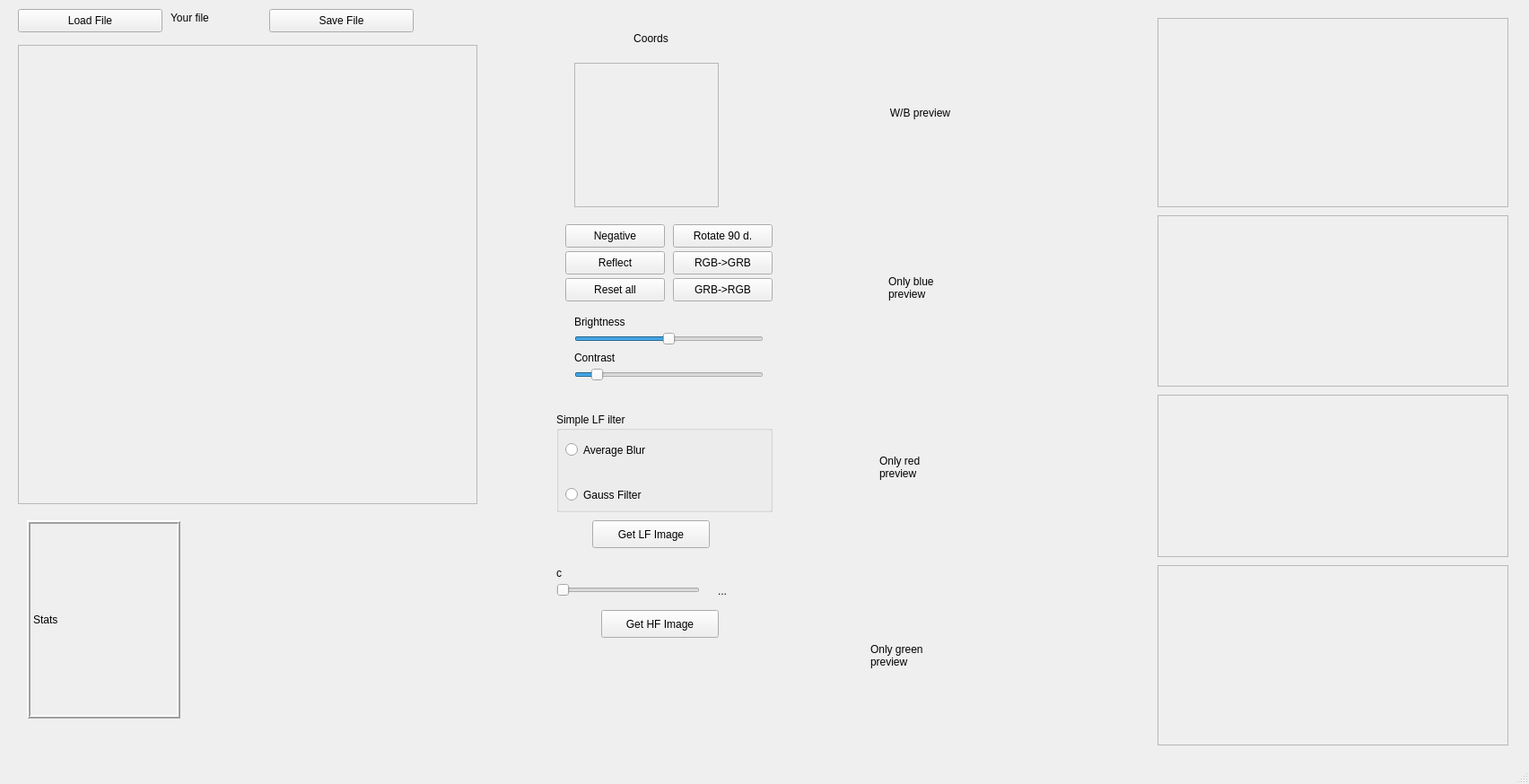
<?xml version="1.0" encoding="UTF-8"?>
<ui version="4.0">
 <class>Imchanger</class>
 <widget class="QMainWindow" name="Imchanger">
  <property name="geometry">
   <rect>
    <x>0</x>
    <y>0</y>
    <width>1704</width>
    <height>874</height>
   </rect>
  </property>
  <property name="windowTitle">
   <string>MainWindow</string>
  </property>
  <widget class="QWidget" name="centralwidget">
   <widget class="QFrame" name="img_frame">
    <property name="geometry">
     <rect>
      <x>20</x>
      <y>50</y>
      <width>512</width>
      <height>512</height>
     </rect>
    </property>
    <property name="frameShape">
     <enum>QFrame::Shape::StyledPanel</enum>
    </property>
    <property name="frameShadow">
     <enum>QFrame::Shadow::Raised</enum>
    </property>
   </widget>
   <widget class="QLabel" name="filename_label">
    <property name="geometry">
     <rect>
      <x>190</x>
      <y>10</y>
      <width>161</width>
      <height>20</height>
     </rect>
    </property>
    <property name="text">
     <string>Your file</string>
    </property>
    <property name="alignment">
     <set>Qt::AlignmentFlag::AlignLeading|Qt::AlignmentFlag::AlignLeft|Qt::AlignmentFlag::AlignVCenter</set>
    </property>
   </widget>
   <widget class="QPushButton" name="load_button">
    <property name="geometry">
     <rect>
      <x>20</x>
      <y>10</y>
      <width>161</width>
      <height>26</height>
     </rect>
    </property>
    <property name="text">
     <string>Load File</string>
    </property>
   </widget>
   <widget class="QFrame" name="gray_frame">
    <property name="geometry">
     <rect>
      <x>1070</x>
      <y>20</y>
      <width>201</width>
      <height>211</height>
     </rect>
    </property>
   </widget>
   <widget class="QLabel" name="gray_text">
    <property name="geometry">
     <rect>
      <x>990</x>
      <y>80</y>
      <width>71</width>
      <height>91</height>
     </rect>
    </property>
    <property name="text">
     <string>W/B preview</string>
    </property>
    <property name="alignment">
     <set>Qt::AlignmentFlag::AlignCenter</set>
    </property>
    <property name="wordWrap">
     <bool>true</bool>
    </property>
   </widget>
   <widget class="QLabel" name="red_text">
    <property name="geometry">
     <rect>
      <x>980</x>
      <y>500</y>
      <width>66</width>
      <height>41</height>
     </rect>
    </property>
    <property name="text">
     <string>Only red preview</string>
    </property>
    <property name="wordWrap">
     <bool>true</bool>
    </property>
   </widget>
   <widget class="QLabel" name="blue_text">
    <property name="geometry">
     <rect>
      <x>990</x>
      <y>300</y>
      <width>66</width>
      <height>41</height>
     </rect>
    </property>
    <property name="text">
     <string>Only blue preview</string>
    </property>
    <property name="wordWrap">
     <bool>true</bool>
    </property>
   </widget>
   <widget class="QLabel" name="green_text">
    <property name="geometry">
     <rect>
      <x>970</x>
      <y>710</y>
      <width>81</width>
      <height>41</height>
     </rect>
    </property>
    <property name="text">
     <string>Only green preview</string>
    </property>
    <property name="wordWrap">
     <bool>true</bool>
    </property>
   </widget>
   <widget class="QFrame" name="red_frame">
    <property name="geometry">
     <rect>
      <x>1070</x>
      <y>440</y>
      <width>201</width>
      <height>181</height>
     </rect>
    </property>
   </widget>
   <widget class="QFrame" name="blue_frame">
    <property name="geometry">
     <rect>
      <x>1070</x>
      <y>240</y>
      <width>201</width>
      <height>191</height>
     </rect>
    </property>
   </widget>
   <widget class="QFrame" name="green_frame">
    <property name="geometry">
     <rect>
      <x>1070</x>
      <y>630</y>
      <width>201</width>
      <height>201</height>
     </rect>
    </property>
   </widget>
   <widget class="QFrame" name="cursor_frame">
    <property name="geometry">
     <rect>
      <x>640</x>
      <y>70</y>
      <width>161</width>
      <height>161</height>
     </rect>
    </property>
    <property name="frameShape">
     <enum>QFrame::Shape::StyledPanel</enum>
    </property>
    <property name="frameShadow">
     <enum>QFrame::Shadow::Raised</enum>
    </property>
   </widget>
   <widget class="QFrame" name="gray_hist">
    <property name="geometry">
     <rect>
      <x>1290</x>
      <y>20</y>
      <width>391</width>
      <height>211</height>
     </rect>
    </property>
    <property name="frameShape">
     <enum>QFrame::Shape::StyledPanel</enum>
    </property>
    <property name="frameShadow">
     <enum>QFrame::Shadow::Raised</enum>
    </property>
   </widget>
   <widget class="QFrame" name="blue_hist">
    <property name="geometry">
     <rect>
      <x>1290</x>
      <y>240</y>
      <width>391</width>
      <height>191</height>
     </rect>
    </property>
    <property name="frameShape">
     <enum>QFrame::Shape::StyledPanel</enum>
    </property>
    <property name="frameShadow">
     <enum>QFrame::Shadow::Raised</enum>
    </property>
   </widget>
   <widget class="QFrame" name="red_hist">
    <property name="geometry">
     <rect>
      <x>1290</x>
      <y>440</y>
      <width>391</width>
      <height>181</height>
     </rect>
    </property>
    <property name="frameShape">
     <enum>QFrame::Shape::StyledPanel</enum>
    </property>
    <property name="frameShadow">
     <enum>QFrame::Shadow::Raised</enum>
    </property>
   </widget>
   <widget class="QFrame" name="green_hist">
    <property name="geometry">
     <rect>
      <x>1290</x>
      <y>630</y>
      <width>391</width>
      <height>201</height>
     </rect>
    </property>
    <property name="frameShape">
     <enum>QFrame::Shape::StyledPanel</enum>
    </property>
    <property name="frameShadow">
     <enum>QFrame::Shadow::Raised</enum>
    </property>
   </widget>
   <widget class="QLabel" name="coords_label">
    <property name="geometry">
     <rect>
      <x>650</x>
      <y>17</y>
      <width>151</width>
      <height>51</height>
     </rect>
    </property>
    <property name="text">
     <string>Coords</string>
    </property>
    <property name="alignment">
     <set>Qt::AlignmentFlag::AlignCenter</set>
    </property>
   </widget>
   <widget class="QPushButton" name="lf_simple_button">
    <property name="geometry">
     <rect>
      <x>660</x>
      <y>580</y>
      <width>131</width>
      <height>31</height>
     </rect>
    </property>
    <property name="text">
     <string>Get LF Image</string>
    </property>
   </widget>
   <widget class="QPushButton" name="hf_simple_button">
    <property name="geometry">
     <rect>
      <x>670</x>
      <y>680</y>
      <width>131</width>
      <height>31</height>
     </rect>
    </property>
    <property name="text">
     <string>Get HF Image</string>
    </property>
   </widget>
   <widget class="QSlider" name="c_slider">
    <property name="geometry">
     <rect>
      <x>620</x>
      <y>650</y>
      <width>160</width>
      <height>16</height>
     </rect>
    </property>
    <property name="tabletTracking">
     <bool>true</bool>
    </property>
    <property name="minimum">
     <number>1</number>
    </property>
    <property name="maximum">
     <number>100</number>
    </property>
    <property name="singleStep">
     <number>1</number>
    </property>
    <property name="pageStep">
     <number>0</number>
    </property>
    <property name="value">
     <number>1</number>
    </property>
    <property name="orientation">
     <enum>Qt::Orientation::Horizontal</enum>
    </property>
   </widget>
   <widget class="QLabel" name="label">
    <property name="geometry">
     <rect>
      <x>620</x>
      <y>630</y>
      <width>21</width>
      <height>18</height>
     </rect>
    </property>
    <property name="text">
     <string>c</string>
    </property>
   </widget>
   <widget class="QPushButton" name="save_button">
    <property name="geometry">
     <rect>
      <x>300</x>
      <y>10</y>
      <width>161</width>
      <height>26</height>
     </rect>
    </property>
    <property name="text">
     <string>Save File</string>
    </property>
   </widget>
   <widget class="QPushButton" name="reset_button">
    <property name="geometry">
     <rect>
      <x>630</x>
      <y>310</y>
      <width>111</width>
      <height>26</height>
     </rect>
    </property>
    <property name="text">
     <string>Reset all</string>
    </property>
   </widget>
   <widget class="QPushButton" name="negative_button">
    <property name="geometry">
     <rect>
      <x>630</x>
      <y>250</y>
      <width>111</width>
      <height>26</height>
     </rect>
    </property>
    <property name="text">
     <string>Negative</string>
    </property>
   </widget>
   <widget class="QPushButton" name="rotate_90_button">
    <property name="geometry">
     <rect>
      <x>750</x>
      <y>250</y>
      <width>111</width>
      <height>26</height>
     </rect>
    </property>
    <property name="text">
     <string>Rotate 90 d.</string>
    </property>
   </widget>
   <widget class="QPushButton" name="rgb_to_grb_button">
    <property name="geometry">
     <rect>
      <x>750</x>
      <y>280</y>
      <width>111</width>
      <height>26</height>
     </rect>
    </property>
    <property name="text">
     <string>RGB-&gt;GRB</string>
    </property>
   </widget>
   <widget class="QPushButton" name="reflect_by_v_button">
    <property name="geometry">
     <rect>
      <x>630</x>
      <y>280</y>
      <width>111</width>
      <height>26</height>
     </rect>
    </property>
    <property name="text">
     <string>Reflect</string>
    </property>
   </widget>
   <widget class="QPushButton" name="grb_to_rgb_button">
    <property name="geometry">
     <rect>
      <x>750</x>
      <y>310</y>
      <width>111</width>
      <height>26</height>
     </rect>
    </property>
    <property name="text">
     <string>GRB-&gt;RGB</string>
    </property>
   </widget>
   <widget class="QSlider" name="brightness_slider">
    <property name="geometry">
     <rect>
      <x>640</x>
      <y>370</y>
      <width>211</width>
      <height>16</height>
     </rect>
    </property>
    <property name="tabletTracking">
     <bool>true</bool>
    </property>
    <property name="minimum">
     <number>-128</number>
    </property>
    <property name="maximum">
     <number>127</number>
    </property>
    <property name="singleStep">
     <number>1</number>
    </property>
    <property name="pageStep">
     <number>0</number>
    </property>
    <property name="value">
     <number>0</number>
    </property>
    <property name="orientation">
     <enum>Qt::Orientation::Horizontal</enum>
    </property>
   </widget>
   <widget class="QSlider" name="contrast_slider">
    <property name="geometry">
     <rect>
      <x>640</x>
      <y>410</y>
      <width>211</width>
      <height>16</height>
     </rect>
    </property>
    <property name="tabletTracking">
     <bool>true</bool>
    </property>
    <property name="minimum">
     <number>1</number>
    </property>
    <property name="maximum">
     <number>100</number>
    </property>
    <property name="singleStep">
     <number>1</number>
    </property>
    <property name="pageStep">
     <number>0</number>
    </property>
    <property name="value">
     <number>10</number>
    </property>
    <property name="orientation">
     <enum>Qt::Orientation::Horizontal</enum>
    </property>
   </widget>
   <widget class="QLabel" name="label_2">
    <property name="geometry">
     <rect>
      <x>640</x>
      <y>390</y>
      <width>101</width>
      <height>18</height>
     </rect>
    </property>
    <property name="text">
     <string>Contrast</string>
    </property>
   </widget>
   <widget class="QLabel" name="label_3">
    <property name="geometry">
     <rect>
      <x>640</x>
      <y>350</y>
      <width>101</width>
      <height>18</height>
     </rect>
    </property>
    <property name="text">
     <string>Brightness</string>
    </property>
   </widget>
   <widget class="QLabel" name="brightness_label">
    <property name="geometry">
     <rect>
      <x>860</x>
      <y>370</y>
      <width>131</width>
      <height>18</height>
     </rect>
    </property>
    <property name="text">
     <string/>
    </property>
   </widget>
   <widget class="QLabel" name="contrast_label">
    <property name="geometry">
     <rect>
      <x>860</x>
      <y>410</y>
      <width>141</width>
      <height>18</height>
     </rect>
    </property>
    <property name="text">
     <string/>
    </property>
   </widget>
   <widget class="QLabel" name="stats_label">
    <property name="geometry">
     <rect>
      <x>30</x>
      <y>580</y>
      <width>171</width>
      <height>221</height>
     </rect>
    </property>
    <property name="frameShape">
     <enum>QFrame::Shape::Box</enum>
    </property>
    <property name="frameShadow">
     <enum>QFrame::Shadow::Raised</enum>
    </property>
    <property name="lineWidth">
     <number>2</number>
    </property>
    <property name="text">
     <string>Stats</string>
    </property>
   </widget>
   <widget class="QGroupBox" name="groupBox">
    <property name="geometry">
     <rect>
      <x>620</x>
      <y>460</y>
      <width>241</width>
      <height>111</height>
     </rect>
    </property>
    <property name="title">
     <string>Simple LF ilter</string>
    </property>
    <widget class="QRadioButton" name="average_blur_rbutton">
     <property name="geometry">
      <rect>
       <x>10</x>
       <y>30</y>
       <width>110</width>
       <height>23</height>
      </rect>
     </property>
     <property name="layoutDirection">
      <enum>Qt::LayoutDirection::LeftToRight</enum>
     </property>
     <property name="text">
      <string>Average Blur</string>
     </property>
    </widget>
    <widget class="QRadioButton" name="gauss_filter_rbutton">
     <property name="geometry">
      <rect>
       <x>10</x>
       <y>80</y>
       <width>110</width>
       <height>23</height>
      </rect>
     </property>
     <property name="text">
      <string>Gauss Filter</string>
     </property>
    </widget>
   </widget>
   <widget class="QLabel" name="c_label">
    <property name="geometry">
     <rect>
      <x>800</x>
      <y>650</y>
      <width>131</width>
      <height>18</height>
     </rect>
    </property>
    <property name="text">
     <string>...</string>
    </property>
   </widget>
  </widget>
  <widget class="QMenuBar" name="menubar">
   <property name="geometry">
    <rect>
     <x>0</x>
     <y>0</y>
     <width>1704</width>
     <height>23</height>
    </rect>
   </property>
  </widget>
  <widget class="QStatusBar" name="statusbar"/>
  <action name="actionload_file">
   <property name="icon">
    <iconset theme="QIcon::ThemeIcon::DocumentSave"/>
   </property>
   <property name="text">
    <string>load_file</string>
   </property>
   <property name="menuRole">
    <enum>QAction::MenuRole::NoRole</enum>
   </property>
  </action>
 </widget>
 <resources/>
 <connections/>
</ui>
